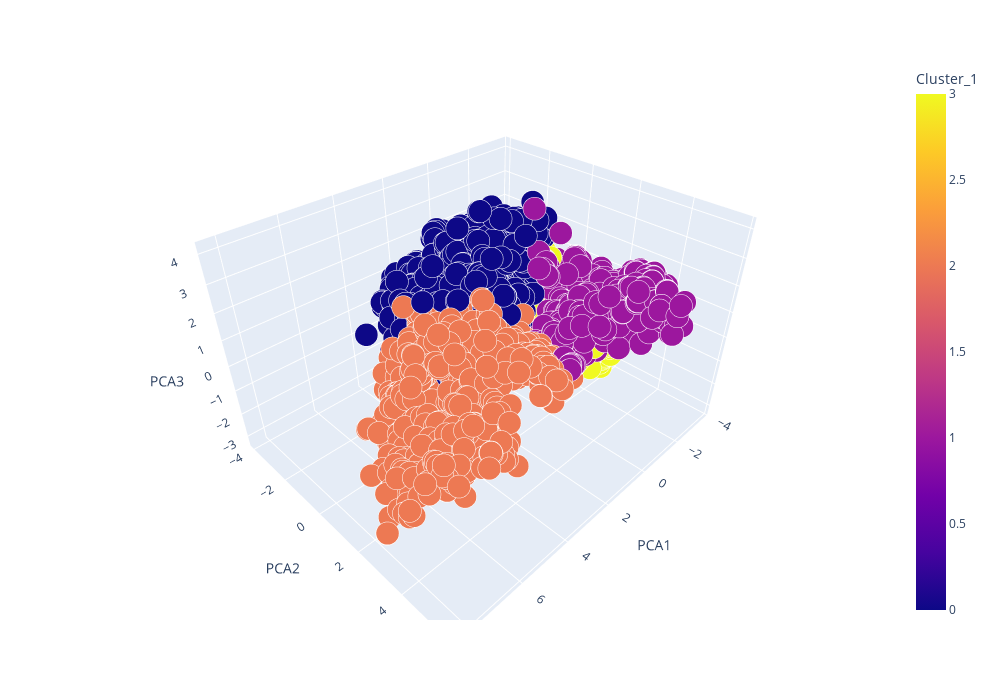

The code cell stored with this chart in its notebook:
### Code cell
import plotly.express as px
from sklearn.decomposition import PCA

pca = PCA(n_components=3)
principal_components = pca.fit_transform(X_pca)
df_final[['PCA1', 'PCA2', 'PCA3']] = principal_components

df_final['Cluster_2'] = df_final['Cluster_2'].astype('category')

fig = px.scatter_3d(df_final, x="PCA1", y="PCA2", z="PCA3", color="Cluster_1")
fig.update_traces(marker=dict(line=dict(color='white', width=2)))
fig.update_layout(width=1000, height=700)
fig.show()

### Figure 1 — Plotly figure (JSON) as saved in the notebook; plotly's stock layout.template omitted (floating-point values rounded to 4 significant figures; data arrays with more than 128 entries replaced by an {"elided": "..."} marker saying what was removed)
{"data": [{"hovertemplate": "PCA1=%{x}<br>PCA2=%{y}<br>PCA3=%{z}<br>Cluster_1=%{marker.color}<extra></extra>", "legendgroup": "", "marker": {"color": {"elided": "5456 int values"}, "coloraxis": "coloraxis", "line": {"color": "white", "width": 2}, "symbol": "circle"}, "mode": "markers", "name": "", "scene": "scene", "showlegend": false, "type": "scatter3d", "x": {"elided": "5456 float values"}, "y": {"elided": "5456 float values"}, "z": {"elided": "5456 float values"}}], "layout": {"coloraxis": {"colorbar": {"title": {"text": "Cluster_1"}}, "colorscale": [[0, "#0d0887"], [0.1111, "#46039f"], [0.2222, "#7201a8"], [0.3333, "#9c179e"], [0.4444, "#bd3786"], [0.5556, "#d8576b"], [0.6667, "#ed7953"], [0.7778, "#fb9f3a"], [0.8889, "#fdca26"], [1, "#f0f921"]]}, "height": 700, "legend": {"tracegroupgap": 0}, "margin": {"t": 60}, "scene": {"domain": {"x": [0, 1], "y": [0, 1]}, "xaxis": {"title": {"text": "PCA1"}}, "yaxis": {"title": {"text": "PCA2"}}, "zaxis": {"title": {"text": "PCA3"}}}, "width": 1000}}
